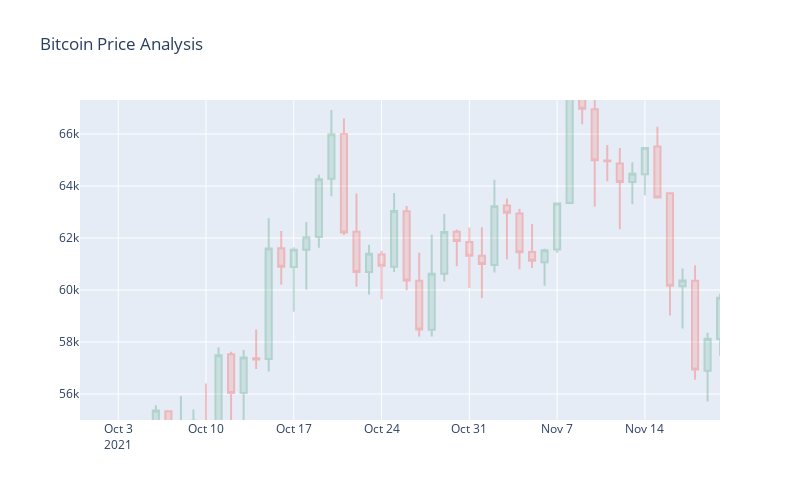

This figure's notebook cell:
### Code cell
import plotly.graph_objects as go
fig = go.Figure(data = [go.Candlestick(x = data["Date"],
                                       open = data["Open"],
                                       high = data["High"],
                                       low = data["Low"],
                                       close = data["Close"])])
fig.update_layout(title = "Bitcoin Price Analysis", xaxis_rangeslider_visible = False, width = 800, height = 500)
fig.show()

### Figure 1 — Plotly figure (JSON) as saved in the notebook; plotly's stock layout.template omitted (floating-point values rounded to 4 significant figures; data arrays with more than 128 entries replaced by an {"elided": "..."} marker saying what was removed)
{"data": [{"close": {"elided": "731 float values"}, "high": {"elided": "731 float values"}, "low": {"elided": "731 float values"}, "open": {"elided": "731 float values"}, "selectedpoints": [422, 423, 424, 425, 426, 427, 428, 429, 430, 431, 432, 433, 434, 435, 436, 437, 438, 439, 440, 441, 442, 443, 444, 445, 446, 447, 448, 449, 450, 451, 452, 453, 454, 455, 456, 457, 458, 459, 460, 461, 462, 463, 464, 465, 466, 467, 468, 471, 472, 473, 474], "type": "candlestick", "x": {"elided": "731 str values"}}], "layout": {"dragmode": "zoom", "height": 500, "title": {"text": "Bitcoin Price Analysis"}, "width": 800, "xaxis": {"autorange": false, "range": ["2021-09-29 22:50:16.0876", "2021-11-19 23:44:53.6346"], "rangeslider": {"visible": false, "yaxis": {}}, "showspikes": false, "type": "date"}, "yaxis": {"autorange": false, "range": [55000.0, 67310.0], "showspikes": false}}}
